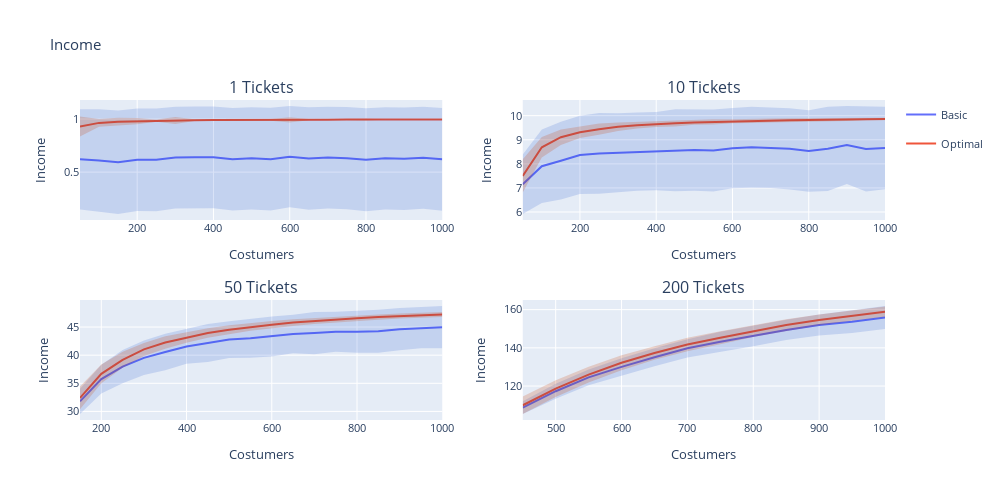

Notebook source saved alongside this figure:
### Code cell
# Put the time plots in a 2x2 grid
fig = make_subplots(rows=2, cols=2, subplot_titles=[f'{i} Tickets' for i in results['tickets'].unique()])
fig.update_layout(height=500, width=1000, title_text='Income')
fig.update_xaxes(title_text='Costumers')
fig.update_yaxes(title_text='Income')
fig.update_traces(mode='markers+lines')

# smaller font size
fig.update_layout(font=dict(size=11))


i = 0
for tickets in results['tickets'].unique():
    data = results[results['tickets'] == tickets]
    subfig = px.line(data, x='costumers', y='income', color='algorithm', title=f'Income - {tickets} Tickets')
    subfig.update_layout(showlegend=False)
    subfig.data[0].update(legendgroup='Basic', showlegend=False)
    subfig.data[1].update(legendgroup='Optimal', showlegend=False)

    data_basic = data[data['algorithm'] == 'Basic']
    basic_upper = data_basic['income'] + data_basic['stdDev']
    basic_lower = data_basic['income'] - data_basic['stdDev']
    # add std deviation band
    subfig.add_traces(go.Scatter(
        x=subfig.data[0].x.tolist() + subfig.data[0].x.tolist()[::-1],
        y=basic_upper.tolist() + basic_lower.tolist()[::-1],
        fill='toself',
        fillcolor='rgba(0,60,200,0.15)',
        line=dict(color='rgba(255,255,255,0)'),
        showlegend=False,
        legendgroup='Basic',
        hoverinfo='skip',
        name='Basic',
    ))

    data_optimal = data[data['algorithm'] == 'Optimal']
    optimal_upper = data_optimal['income'] + data_optimal['stdDev']
    optimal_lower = data_optimal['income'] - data_optimal['stdDev']
    # add std deviation band
    subfig.add_traces(go.Scatter(
        x=subfig.data[1].x.tolist() + subfig.data[1].x.tolist()[::-1],
        y=optimal_upper.tolist() + optimal_lower.tolist()[::-1],
        fill='toself',
        fillcolor='rgba(200,60,0,0.2)',
        line=dict(color='rgba(255,255,255,0)'),
        showlegend=False,
        legendgroup='Optimal',
        hoverinfo='skip',
        name='Optimal',
    ))

    fig.add_trace(subfig.data[0], row=i//2+1, col=i%2+1)
    fig.add_trace(subfig.data[1], row=i//2+1, col=i%2+1)
    fig.add_trace(subfig.data[2], row=i//2+1, col=i%2+1)
    fig.add_trace(subfig.data[3], row=i//2+1, col=i%2+1)
    i += 1

# show legends only once
fig.data[0].update(showlegend=True)
fig.data[1].update(showlegend=True)
fig.show()

### Figure 1 — Plotly figure (JSON) as saved in the notebook; plotly's stock layout.template omitted (floating-point values rounded to 4 significant figures)
{"data": [{"hovertemplate": "algorithm=Basic<br>costumers=%{x}<br>income=%{y}<extra></extra>", "legendgroup": "Basic", "line": {"color": "#636efa", "dash": "solid"}, "marker": {"symbol": "circle"}, "mode": "lines", "name": "Basic", "orientation": "v", "showlegend": true, "type": "scatter", "x": [50, 100, 150, 200, 250, 300, 350, 400, 450, 500, 550, 600, 650, 700, 750, 800, 850, 900, 950, 1000], "xaxis": "x", "y": [0.6213, 0.6108, 0.593, 0.6169, 0.6165, 0.6369, 0.6392, 0.6394, 0.6216, 0.6297, 0.6219, 0.6459, 0.629, 0.6371, 0.6312, 0.6162, 0.6303, 0.6263, 0.6363, 0.6204], "yaxis": "y"}, {"hovertemplate": "algorithm=Optimal<br>costumers=%{x}<br>income=%{y}<extra></extra>", "legendgroup": "Optimal", "line": {"color": "#EF553B", "dash": "solid"}, "marker": {"symbol": "circle"}, "mode": "lines", "name": "Optimal", "orientation": "v", "showlegend": true, "type": "scatter", "x": [50, 100, 150, 200, 250, 300, 350, 400, 450, 500, 550, 600, 650, 700, 750, 800, 850, 900, 950, 1000], "xaxis": "x", "y": [0.9292, 0.9641, 0.9746, 0.98, 0.9855, 0.9864, 0.9896, 0.9902, 0.9919, 0.9922, 0.9927, 0.9929, 0.994, 0.9946, 0.9948, 0.9948, 0.9957, 0.9957, 0.9956, 0.996], "yaxis": "y"}, {"fill": "toself", "fillcolor": "rgba(0,60,200,0.15)", "hoverinfo": "skip", "legendgroup": "Basic", "line": {"color": "rgba(255,255,255,0)"}, "name": "Basic", "showlegend": false, "type": "scatter", "x": [50, 100, 150, 200, 250, 300, 350, 400, 450, 500, 550, 600, 650, 700, 750, 800, 850, 900, 950, 1000, 1000, 950, 900, 850, 800, 750, 700, 650, 600, 550, 500, 450, 400, 350, 300, 250, 200, 150, 100, 50], "xaxis": "x", "y": [1.093, 1.092, 1.08, 1.1, 1.1, 1.116, 1.118, 1.118, 1.105, 1.111, 1.106, 1.123, 1.111, 1.117, 1.113, 1.102, 1.112, 1.109, 1.117, 1.105, 0.1357, 0.156, 0.1432, 0.1483, 0.1307, 0.1495, 0.1572, 0.147, 0.1688, 0.1381, 0.1482, 0.1381, 0.1609, 0.1608, 0.1582, 0.1328, 0.1339, 0.1058, 0.1296, 0.1492], "yaxis": "y"}, {"fill": "toself", "fillcolor": "rgba(200,60,0,0.2)", "hoverinfo": "skip", "legendgroup": "Optimal", "line": {"color": "rgba(255,255,255,0)"}, "name": "Optimal", "showlegend": false, "type": "scatter", "x": [50, 100, 150, 200, 250, 300, 350, 400, 450, 500, 550, 600, 650, 700, 750, 800, 850, 900, 950, 1000, 1000, 950, 900, 850, 800, 750, 700, 650, 600, 550, 500, 450, 400, 350, 300, 250, 200, 150, 100, 50], "xaxis": "x", "y": [1.023, 0.9994, 1.012, 1.009, 0.996, 1.02, 0.9974, 1.0, 0.9992, 1.0, 1.001, 1.017, 0.9995, 1.001, 0.9999, 1.002, 0.999, 1.001, 1.002, 1.001, 0.9915, 0.9892, 0.9901, 0.9923, 0.9872, 0.9896, 0.9877, 0.9885, 0.9684, 0.9849, 0.984, 0.9847, 0.9801, 0.9817, 0.9531, 0.9749, 0.9508, 0.9368, 0.9287, 0.8352], "yaxis": "y"}, {"hovertemplate": "algorithm=Basic<br>costumers=%{x}<br>income=%{y}<extra></extra>", "legendgroup": "Basic", "line": {"color": "#636efa", "dash": "solid"}, "marker": {"symbol": "circle"}, "mode": "lines", "name": "Basic", "orientation": "v", "showlegend": false, "type": "scatter", "x": [50, 100, 150, 200, 250, 300, 350, 400, 450, 500, 550, 600, 650, 700, 750, 800, 850, 900, 950, 1000], "xaxis": "x2", "y": [7.15, 7.902, 8.131, 8.37, 8.431, 8.46, 8.504, 8.529, 8.561, 8.576, 8.552, 8.651, 8.688, 8.669, 8.622, 8.529, 8.623, 8.782, 8.615, 8.661], "yaxis": "y2"}, {"hovertemplate": "algorithm=Optimal<br>costumers=%{x}<br>income=%{y}<extra></extra>", "legendgroup": "Optimal", "line": {"color": "#EF553B", "dash": "solid"}, "marker": {"symbol": "circle"}, "mode": "lines", "name": "Optimal", "orientation": "v", "showlegend": false, "type": "scatter", "x": [50, 100, 150, 200, 250, 300, 350, 400, 450, 500, 550, 600, 650, 700, 750, 800, 850, 900, 950, 1000], "xaxis": "x2", "y": [7.498, 8.689, 9.105, 9.313, 9.44, 9.54, 9.607, 9.657, 9.684, 9.721, 9.744, 9.768, 9.786, 9.801, 9.814, 9.823, 9.834, 9.844, 9.855, 9.859], "yaxis": "y2"}, {"fill": "toself", "fillcolor": "rgba(0,60,200,0.15)", "hoverinfo": "skip", "legendgroup": "Basic", "line": {"color": "rgba(255,255,255,0)"}, "name": "Basic", "showlegend": false, "type": "scatter", "x": [50, 100, 150, 200, 250, 300, 350, 400, 450, 500, 550, 600, 650, 700, 750, 800, 850, 900, 950, 1000, 1000, 950, 900, 850, 800, 750, 700, 650, 600, 550, 500, 450, 400, 350, 300, 250, 200, 150, 100, 50], "xaxis": "x2", "y": [8.384, 9.426, 9.743, 9.993, 10.11, 10.1, 10.13, 10.16, 10.27, 10.27, 10.25, 10.32, 10.37, 10.34, 10.31, 10.22, 10.37, 10.4, 10.38, 10.37, 6.948, 6.852, 7.163, 6.875, 6.837, 6.936, 7.001, 7.011, 6.983, 6.852, 6.879, 6.858, 6.904, 6.879, 6.818, 6.753, 6.746, 6.519, 6.378, 5.917], "yaxis": "y2"}, {"fill": "toself", "fillcolor": "rgba(200,60,0,0.2)", "hoverinfo": "skip", "legendgroup": "Optimal", "line": {"color": "rgba(255,255,255,0)"}, "name": "Optimal", "showlegend": false, "type": "scatter", "x": [50, 100, 150, 200, 250, 300, 350, 400, 450, 500, 550, 600, 650, 700, 750, 800, 850, 900, 950, 1000, 1000, 950, 900, 850, 800, 750, 700, 650, 600, 550, 500, 450, 400, 350, 300, 250, 200, 150, 100, 50], "xaxis": "x2", "y": [8.185, 9.11, 9.426, 9.552, 9.674, 9.712, 9.743, 9.781, 9.821, 9.822, 9.856, 9.851, 9.88, 9.881, 9.898, 9.897, 9.901, 9.913, 9.898, 9.909, 9.81, 9.812, 9.774, 9.767, 9.748, 9.731, 9.721, 9.693, 9.685, 9.631, 9.621, 9.548, 9.532, 9.47, 9.368, 9.206, 9.074, 8.784, 8.268, 6.81], "yaxis": "y2"}, {"hovertemplate": "algorithm=Basic<br>costumers=%{x}<br>income=%{y}<extra></extra>", "legendgroup": "Basic", "line": {"color": "#636efa", "dash": "solid"}, "marker": {"symbol": "circle"}, "mode": "lines", "name": "Basic", "orientation": "v", "showlegend": false, "type": "scatter", "x": [150, 200, 250, 300, 350, 400, 450, 500, 550, 600, 650, 700, 750, 800, 850, 900, 950, 1000], "xaxis": "x3", "y": [31.8, 35.74, 37.97, 39.53, 40.57, 41.55, 42.15, 42.78, 43.0, 43.32, 43.75, 43.93, 44.17, 44.15, 44.27, 44.62, 44.86, 44.99], "yaxis": "y3"}, {"hovertemplate": "algorithm=Optimal<br>costumers=%{x}<br>income=%{y}<extra></extra>", "legendgroup": "Optimal", "line": {"color": "#EF553B", "dash": "solid"}, "marker": {"symbol": "circle"}, "mode": "lines", "name": "Optimal", "orientation": "v", "showlegend": false, "type": "scatter", "x": [150, 200, 250, 300, 350, 400, 450, 500, 550, 600, 650, 700, 750, 800, 850, 900, 950, 1000], "xaxis": "x3", "y": [32.4, 36.69, 39.17, 41.03, 42.25, 43.16, 43.95, 44.51, 45.03, 45.43, 45.81, 46.09, 46.34, 46.57, 46.77, 46.96, 47.13, 47.24], "yaxis": "y3"}, {"fill": "toself", "fillcolor": "rgba(0,60,200,0.15)", "hoverinfo": "skip", "legendgroup": "Basic", "line": {"color": "rgba(255,255,255,0)"}, "name": "Basic", "showlegend": false, "type": "scatter", "x": [150, 200, 250, 300, 350, 400, 450, 500, 550, 600, 650, 700, 750, 800, 850, 900, 950, 1000, 1000, 950, 900, 850, 800, 750, 700, 650, 600, 550, 500, 450, 400, 350, 300, 250, 200, 150], "xaxis": "x3", "y": [34.05, 38.29, 40.93, 42.59, 43.83, 44.61, 45.53, 46.03, 46.46, 46.9, 47.18, 47.68, 47.72, 47.87, 48.1, 48.37, 48.5, 48.75, 41.23, 41.23, 40.87, 40.45, 40.43, 40.62, 40.18, 40.33, 39.75, 39.55, 39.52, 38.78, 38.49, 37.31, 36.46, 35.01, 33.2, 29.54], "yaxis": "y3"}, {"fill": "toself", "fillcolor": "rgba(200,60,0,0.2)", "hoverinfo": "skip", "legendgroup": "Optimal", "line": {"color": "rgba(255,255,255,0)"}, "name": "Optimal", "showlegend": false, "type": "scatter", "x": [150, 200, 250, 300, 350, 400, 450, 500, 550, 600, 650, 700, 750, 800, 850, 900, 950, 1000, 1000, 950, 900, 850, 800, 750, 700, 650, 600, 550, 500, 450, 400, 350, 300, 250, 200, 150], "xaxis": "x3", "y": [34.44, 38.35, 40.59, 42.18, 43.35, 44.12, 44.8, 45.3, 45.73, 46.06, 46.41, 46.64, 46.86, 47.08, 47.25, 47.4, 47.54, 47.68, 46.81, 46.71, 46.52, 46.29, 46.06, 45.83, 45.53, 45.2, 44.8, 44.33, 43.72, 43.1, 42.2, 41.15, 39.87, 37.75, 35.03, 30.37], "yaxis": "y3"}, {"hovertemplate": "algorithm=Basic<br>costumers=%{x}<br>income=%{y}<extra></extra>", "legendgroup": "Basic", "line": {"color": "#636efa", "dash": "solid"}, "marker": {"symbol": "circle"}, "mode": "lines", "name": "Basic", "orientation": "v", "showlegend": false, "type": "scatter", "x": [450, 500, 550, 600, 650, 700, 750, 800, 850, 900, 950, 1000], "xaxis": "x4", "y": [108.8, 117.3, 124.5, 130.0, 135.1, 139.7, 143.2, 146.3, 149.4, 152.0, 153.6, 155.9], "yaxis": "y4"}, {"hovertemplate": "algorithm=Optimal<br>costumers=%{x}<br>income=%{y}<extra></extra>", "legendgroup": "Optimal", "line": {"color": "#EF553B", "dash": "solid"}, "marker": {"symbol": "circle"}, "mode": "lines", "name": "Optimal", "orientation": "v", "showlegend": false, "type": "scatter", "x": [450, 500, 550, 600, 650, 700, 750, 800, 850, 900, 950, 1000], "xaxis": "x4", "y": [110.0, 118.7, 126.0, 132.2, 137.3, 141.7, 145.3, 148.8, 151.9, 154.6, 156.9, 158.9], "yaxis": "y4"}, {"fill": "toself", "fillcolor": "rgba(0,60,200,0.15)", "hoverinfo": "skip", "legendgroup": "Basic", "line": {"color": "rgba(255,255,255,0)"}, "name": "Basic", "showlegend": false, "type": "scatter", "x": [450, 500, 550, 600, 650, 700, 750, 800, 850, 900, 950, 1000, 1000, 950, 900, 850, 800, 750, 700, 650, 600, 550, 500, 450], "xaxis": "x4", "y": [112.1, 121.3, 128.6, 134.6, 139.8, 144.5, 148.4, 151.6, 154.6, 157.5, 159.5, 161.9, 149.9, 147.8, 146.4, 144.1, 140.9, 137.9, 134.9, 130.4, 125.5, 120.5, 113.3, 105.4], "yaxis": "y4"}, {"fill": "toself", "fillcolor": "rgba(200,60,0,0.2)", "hoverinfo": "skip", "legendgroup": "Optimal", "line": {"color": "rgba(255,255,255,0)"}, "name": "Optimal", "showlegend": false, "type": "scatter", "x": [450, 500, 550, 600, 650, 700, 750, 800, 850, 900, 950, 1000, 1000, 950, 900, 850, 800, 750, 700, 650, 600, 550, 500, 450], "xaxis": "x4", "y": [114.6, 123.0, 130.1, 136.2, 140.8, 145.3, 148.7, 152.0, 154.9, 157.4, 159.5, 161.6, 156.2, 154.2, 151.8, 148.9, 145.6, 141.9, 138.2, 133.7, 128.3, 121.9, 114.3, 105.4], "yaxis": "y4"}], "layout": {"annotations": [{"font": {"size": 16}, "showarrow": false, "text": "1 Tickets", "x": 0.225, "xanchor": "center", "xref": "paper", "y": 1, "yanchor": "bottom", "yref": "paper"}, {"font": {"size": 16}, "showarrow": false, "text": "10 Tickets", "x": 0.775, "xanchor": "center", "xref": "paper", "y": 1, "yanchor": "bottom", "yref": "paper"}, {"font": {"size": 16}, "showarrow": false, "text": "50 Tickets", "x": 0.225, "xanchor": "center", "xref": "paper", "y": 0.375, "yanchor": "bottom", "yref": "paper"}, {"font": {"size": 16}, "showarrow": false, "text": "200 Tickets", "x": 0.775, "xanchor": "center", "xref": "paper", "y": 0.375, "yanchor": "bottom", "yref": "paper"}], "font": {"size": 11}, "height": 500, "title": {"text": "Income"}, "width": 1000, "xaxis": {"anchor": "y", "domain": [0, 0.45], "title": {"text": "Costumers"}}, "xaxis2": {"anchor": "y2", "domain": [0.55, 1], "title": {"text": "Costumers"}}, "xaxis3": {"anchor": "y3", "domain": [0, 0.45], "title": {"text": "Costumers"}}, "xaxis4": {"anchor": "y4", "domain": [0.55, 1], "title": {"text": "Costumers"}}, "yaxis": {"anchor": "x", "domain": [0.625, 1], "title": {"text": "Income"}}, "yaxis2": {"anchor": "x2", "domain": [0.625, 1], "title": {"text": "Income"}}, "yaxis3": {"anchor": "x3", "domain": [0, 0.375], "title": {"text": "Income"}}, "yaxis4": {"anchor": "x4", "domain": [0, 0.375], "title": {"text": "Income"}}}}
